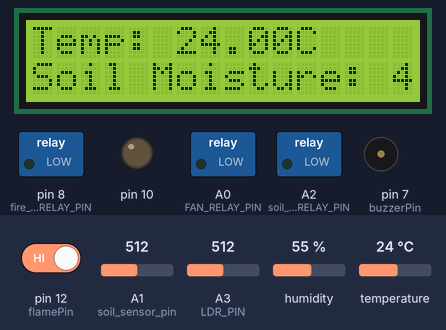
Simulated run of this sketch. Board: Arduino Uno, built with avr-gcc and run on an emulated ATmega328P. Parts: 16×2 character LCD, switched loads named in the sketch (green lamp = pin HIGH), output pins drawn as LEDs (lit = HIGH), buzzer (waves = sounding). The inputs (shaded band) are chosen by the test bench; at power-on: pin 12 (flamePin) HIGH, temperature 24 °C, A1 (soil_sensor_pin) = 512, A3 (LDR_PIN) = 512, humidity 55 %. The modem accepts every AT command (registered, SIM ready, sends succeed) and sends nothing else; what the sketch prints to the serial monitor is not drawn.

Above: at 1.3 s.
1.4 s: pin 12 (flamePin) driven LOW
At 3.5 s:
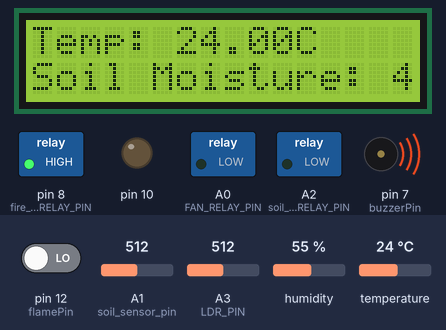
4.7 s: pin 12 (flamePin) driven HIGH
At 10.4 s:
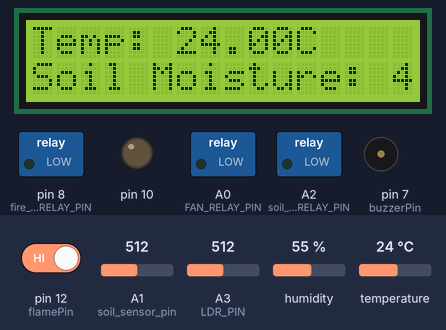
10.7 s: temperature set to 28 °C
At 19.6 s:
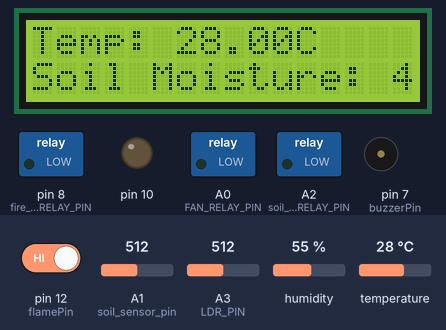
19.9 s: A1 (soil_sensor_pin) set to 716
At 31.0 s:
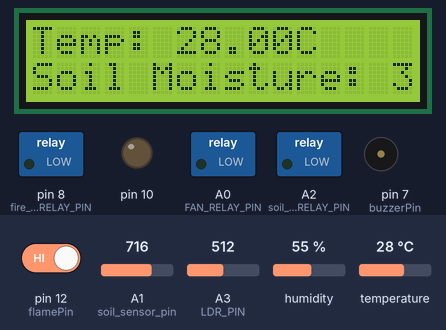
32.1 s: temperature set to 12 °C
At 43.5 s:
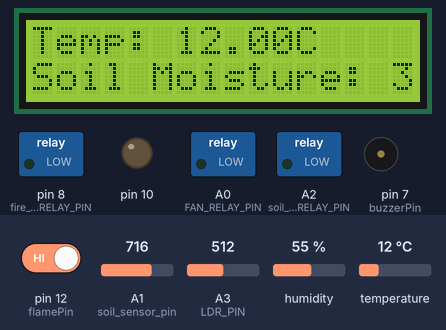
44.4 s: A3 (LDR_PIN) set to 33
58.4 s: A3 (LDR_PIN) set to 26
At 71.5 s:
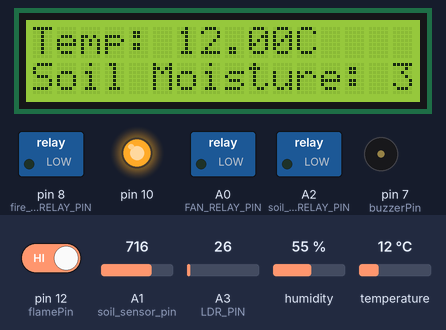
Timing chart, 0 to 72.8 s (numbered marks = the images above; inputs shaded):
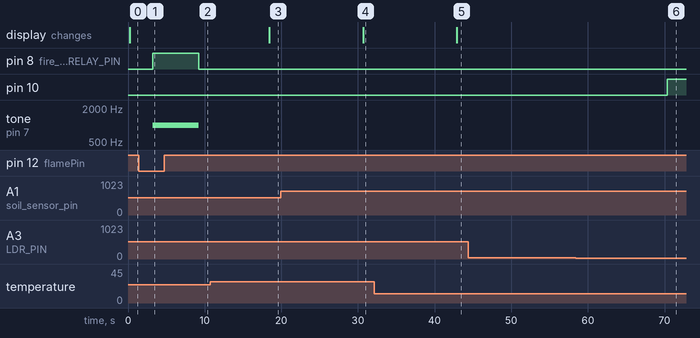

Measured:
- the behaviour switches between 30 and 29 on A3 (LDR_PIN) (found by bisection; images 5 and 6)
- after the input at 1.4 s, pin 8 (fire_pump_RELAY_PIN): LOW → HIGH after 1.8 s; tone on pin 7 (buzzerPin): silent → 1000 Hz after 1.8 s
- after the input at 4.7 s, pin 8 (fire_pump_RELAY_PIN): HIGH → LOW after 4.5 s; tone on pin 7 (buzzerPin): 1000 Hz → silent after 4.5 s
- after the input at 10.7 s, the display: changes after 7.8 s (image 3)
- after the input at 19.9 s, the display: changes after 10.8 s (image 4)
- after the input at 32.1 s, the display: changes after 10.8 s (image 5)
- after the input at 44.4 s, every drawn part: stays the same
- after the input at 58.4 s, pin 10: LOW → HIGH after 12.0 s

The sketch:

Final_EcoWatch.ino
```cpp
#include <SoftwareSerial.h>
#include <Wire.h>
#include <LiquidCrystal_I2C.h>
#include <DHT.h>

#define RX 2
#define TX 3
#define dht_apin 11  // Assuming A0 is the pin connected to the DHT sensor
#define soil_sensor_pin A1 // Pin connected to the soil moisture sensor
#define DHTTYPE DHT11  // Replace with your DHT sensor type (DHT11, DHT21, or DHT22)
#define FAN_RELAY_PIN A0 // Pin connected to the relay controlling the fan
#define LDR_PIN A3 // Pin connected to the LDR (Light Dependent Resistor)
#define MIN_TEMPERATURE 18 // Minimum temperature threshold (in degrees Celsius)
#define MAX_TEMPERATURE 24 // Maximum temperature threshold (in degrees Celsius)
#define MAX_HUMIDITY 80    // Maximum humidity threshold (in percentage)
#define LDR_THRESHOLD 30
#define OPTIMAL_MOISTURE_MIN 20
#define OPTIMAL_MOISTURE_MAX 60
const int soil_pump_RELAY_PIN = A2;  // the Arduino pin, which connects to the IN pin of relay
const int fire_pump_RELAY_PIN = 8;    // Pin connected to the relay controlling the fire pump
#define flamePin 12 // Pin connected to the flame sensor
#define buzzerPin 7 // Pin connected to the buzzer

DHT dhtObject(dht_apin, DHTTYPE);
String AP = "POCO M3";       // AP NAME
String PASS = "samia@1491"; // AP PASSWORD
String API = "LTY757W02W638C13";   // Write API KEY
String HOST = "api.thingspeak.com";
String PORT = "80";
int countTrueCommand;
int countTimeCommand;
boolean found = false;
int valSensor = 1;
int value = 0;

SoftwareSerial esp8266(RX, TX);

LiquidCrystal_I2C lcd(0x27, 16, 2);

void setup() {
  Serial.begin(9600);
  esp8266.begin(115200);
  lcd.init(); // Initialize the LCD
  lcd.backlight(); // Turn on backlight
  sendCommand("AT", 5, "OK");
  sendCommand("AT+CWMODE=1", 5, "OK");
  sendCommand("AT+CWJAP=\"" + AP + "\",\"" + PASS + "\"", 20, "OK");

  // Initialize the DHT sensor
  dhtObject.begin();

  // Set up the relay pins as outputs
  pinMode(FAN_RELAY_PIN, OUTPUT);
  pinMode(soil_pump_RELAY_PIN, OUTPUT);
  pinMode(fire_pump_RELAY_PIN, OUTPUT);
  pinMode(LDR_PIN, INPUT);
  pinMode(flamePin, INPUT);
  pinMode(buzzerPin, OUTPUT);
  pinMode(10, OUTPUT);
}

void loop() {
  float temperature = dhtObject.readTemperature();
  float humidity = dhtObject.readHumidity();
  float moisture_percentage = readSoilMoisture();

  // Read LDR value
  value = analogRead(LDR_PIN);

  // Check flame detection after DHT11 and soil sensor readings
  bool flameDetected = digitalRead(flamePin);

  // Display temperature, humidity, and soil moisture on LCD
  lcd.clear();
  lcd.setCursor(0, 0);
  lcd.print("Temp: ");
  lcd.print(temperature);
  lcd.print("C");
  lcd.setCursor(0, 1);
  lcd.print("Humidity: ");
  lcd.print(humidity);
  lcd.print("%");
  lcd.setCursor(0, 2);
  lcd.print("Soil Moisture: ");
  lcd.print(moisture_percentage);
  lcd.print("%");
  lcd.setCursor(0, 3);

  // Print temperature and humidity readings to the serial monitor
  Serial.print("Temperature: ");
  Serial.print(temperature);
  Serial.println(" °C");
  Serial.print("Humidity: ");
  Serial.print(humidity);
  Serial.println("%");

// Check flame detection and control fire pump
  flameSensorLoop();
  // Control the light based on the specified algorithm
  if (temperature < MIN_TEMPERATURE && value < LDR_THRESHOLD) {
    digitalWrite(10, HIGH); // Turn on the light
    Serial.println("Light turned on: Low temperature and no sunlight.");
  } else if (temperature > MAX_TEMPERATURE) {
    digitalWrite(10, LOW); // Turn off the light
    Serial.println("Light turned off: High temperature.");
  } else if (moisture_percentage > 65 && temperature >= MIN_TEMPERATURE && temperature <= MAX_TEMPERATURE) {
    digitalWrite(10, HIGH); // Turn on the light
    Serial.println("Light turned on: High soil moisture within optimal temperature range.");
  } else if (moisture_percentage >= OPTIMAL_MOISTURE_MIN && moisture_percentage <= OPTIMAL_MOISTURE_MAX) {
    digitalWrite(10, LOW); // Turn off the light
    Serial.println("Light turned off: Optimal soil moisture.");
  } else if (humidity > MAX_HUMIDITY) {
    digitalWrite(10, HIGH); // Turn on the light
    Serial.println("Light turned on: High humidity.");
  } else {
    digitalWrite(10, LOW); // Turn off the light
    Serial.println("Light turned off: No specific condition met.");
  }

// Check flame detection and control fire pump
  flameSensorLoop();
  // Control the soil pump based on the specified conditions
  if (moisture_percentage < 20) {
    Serial.println("Pump turned on: Soil moisture below 20%.");
    digitalWrite(soil_pump_RELAY_PIN, HIGH); // Turn on the pump
    // Keep the pump on until the soil moisture is between 50% and 60%
    while (moisture_percentage < 50) {
        moisture_percentage = readSoilMoisture(); // Update soil moisture reading
    }
    digitalWrite(soil_pump_RELAY_PIN, LOW); // Turn off the pump
    Serial.println("Pump turned off.");
} else if (moisture_percentage > 65) {
    // Turn on the fan until soil moisture reaches 60%
    Serial.println("Fan turned on: Soil moisture above 65%.");
    digitalWrite(FAN_RELAY_PIN, HIGH); // Turn on the fan
    digitalWrite(10, HIGH); // Turn on the light

    // Keep the fan and light on until soil moisture is below 60%
    while (moisture_percentage > 60) {
        moisture_percentage = readSoilMoisture(); // Update soil moisture reading
        temperature = dhtObject.readTemperature(); // Update temperature reading

        // Check if temperature reaches 24 degrees Celsius and turn off the light
        if (temperature >= 24) {
            digitalWrite(10, LOW); // Turn off the light
            Serial.println("Light turned off: Temperature reached 24 degrees Celsius.");
        }
    }

    digitalWrite(FAN_RELAY_PIN, LOW); // Turn off the fan
    Serial.println("Fan turned off: Soil moisture below 60%.");
} else if (moisture_percentage > 20 && moisture_percentage <60 ) {
    digitalWrite(soil_pump_RELAY_PIN, LOW);
    // Do nothing if soil moisture is between 20% and 60%
}

  // Check flame detection and control fire pump
  flameSensorLoop();

  // Update ThingSpeak with sensor data
  String getData = "GET /update?api_key=" + API + "&field3=" + String(temperature) + "&field2=" + String(humidity) + "&field1=" + String(moisture_percentage);
  sendCommand("AT+CIPMUX=1", 5, "OK");
  sendCommand("AT+CIPSTART=0,\"TCP\",\"" + HOST + "\"," + PORT, 15, "OK");
  sendCommand("AT+CIPSEND=0," + String(getData.length() + 4), 4, ">");
  esp8266.println(getData);
  delay(3000);
  countTrueCommand++;
  //sendCommand("AT+CIPCLOSE=0", 5, "OK");
}

float readSoilMoisture() {
  int sensor_analog = analogRead(soil_sensor_pin);
  float moisture_percentage = (100.0 - (sensor_analog / 10.23)); // Assuming soil sensor output is in the range 0-1023
  Serial.print("Soil Moisture Percentage: ");
  Serial.print(moisture_percentage);
  Serial.println("%");
  return moisture_percentage;
}

void sendCommand(String command, int maxTime, char readReplay[]) {
  Serial.print(countTrueCommand);
  Serial.print(". at command => ");
  Serial.print(command);
  Serial.print(" ");
  while (countTimeCommand < (maxTime * 1)) {
    esp8266.println(command);
    if (esp8266.find(readReplay)) {
      found = true;
      break;
    }
    countTimeCommand++;
  }

  if (found == true) {
    Serial.println("OYI");
    countTrueCommand++;
    countTimeCommand = 0;
  }

  if (found == false) {
    Serial.println("Fail");
    countTrueCommand = 0;
    countTimeCommand = 0;
  }

  found = false;
}

// Flame sensor code
void flameSensorLoop() {
    // Variables to track flame detection
    Serial.println("Checking if there is fire!");
    int flameCount = 0;
    const int flameThreshold = 600; // Adjust as needed (600 * 5ms = 3 seconds)
    const int requiredFlameReadings = 2; // Adjust as needed
    bool fireDetected = false;

    // Take multiple readings to debounce
    for (int i = 0; i < flameThreshold; i++) {
        if (digitalRead(flamePin) == LOW) {
            flameCount++;
        }
        delay(5); // Adjust as needed
    }

    // If flame detected in most of the readings, trigger fire relay
    if (flameCount >= requiredFlameReadings) {
        fireDetected = true;
    } else {
        fireDetected = false;
    }

    // Control the fire relay based on flame detection
    if (fireDetected) {
        Serial.println("Fire detected!");
        tone(buzzerPin, 1000); // Activate the buzzer at a frequency of 1000Hz
        digitalWrite(fire_pump_RELAY_PIN, HIGH); // Turn on the fire relay

        // Continuously check for fire until extinguished
        while (fireDetected) {
            // Check flame status
            flameCount = 0;
            for (int i = 0; i < flameThreshold; i++) {
                if (digitalRead(flamePin) == LOW) {
                    flameCount++;
                }
                delay(5); // Adjust as needed
            }
            // Update fire detection status
            if (flameCount >= requiredFlameReadings) {
                fireDetected = true;
            } else {
                fireDetected = false;
            }
        }

        // Fire extinguished, turn off the fire relay
        Serial.println("No fire detected.");
        digitalWrite(fire_pump_RELAY_PIN, LOW); // Turn off the fire relay
        noTone(buzzerPin); // Turn off the buzzer
    } else {
        // No fire detected, turn off the fire relay
        Serial.println("No fire detected.");
        digitalWrite(fire_pump_RELAY_PIN, LOW); // Turn off the fire relay
        noTone(buzzerPin); // Turn off the buzzer
    }
}
```
